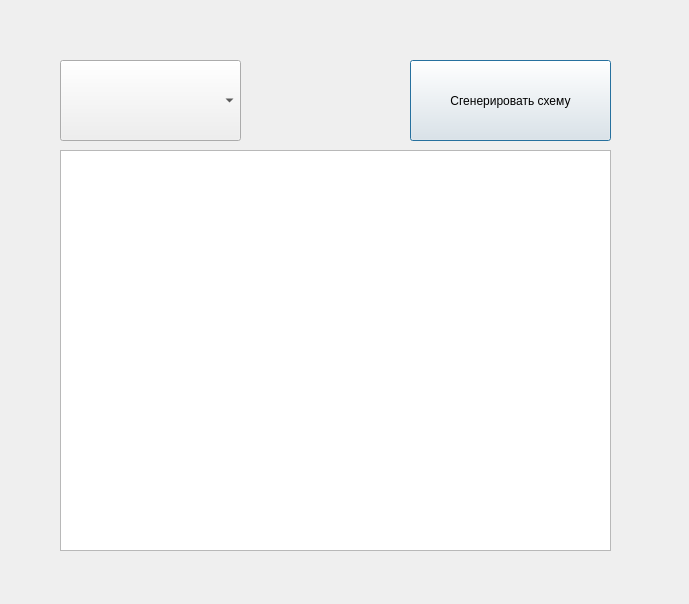
<?xml version="1.0" encoding="UTF-8"?>
<ui version="4.0">
 <class>taskwindow3</class>
 <widget class="QDialog" name="taskwindow3">
  <property name="geometry">
   <rect>
    <x>0</x>
    <y>0</y>
    <width>689</width>
    <height>604</height>
   </rect>
  </property>
  <property name="windowTitle">
   <string>Dialog</string>
  </property>
  <widget class="QTableView" name="tableView">
   <property name="geometry">
    <rect>
     <x>60</x>
     <y>150</y>
     <width>551</width>
     <height>401</height>
    </rect>
   </property>
  </widget>
  <widget class="QComboBox" name="comboBox">
   <property name="geometry">
    <rect>
     <x>60</x>
     <y>60</y>
     <width>181</width>
     <height>81</height>
    </rect>
   </property>
   <property name="font">
    <font>
     <pointsize>27</pointsize>
    </font>
   </property>
  </widget>
  <widget class="QPushButton" name="pushButton">
   <property name="geometry">
    <rect>
     <x>410</x>
     <y>60</y>
     <width>201</width>
     <height>81</height>
    </rect>
   </property>
   <property name="text">
    <string>Сгенерировать схему</string>
   </property>
  </widget>
 </widget>
 <resources/>
 <connections/>
</ui>
